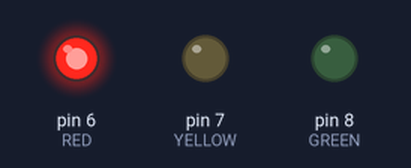
This sketch was run on a simulated Arduino Uno, built with avr-gcc and run on an emulated ATmega328P. On the bench: output pins drawn as LEDs (lit = HIGH).

Above: at 0.15 s.
At 0.75 s:
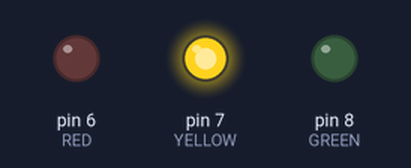
At 1.35 s:
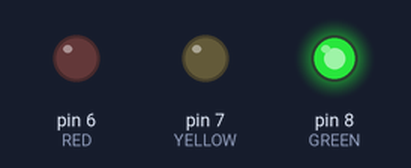
At 3.45 s:
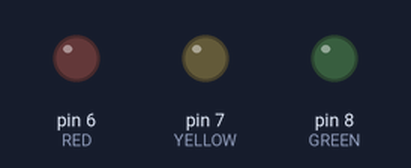
Timing chart, 0 to 4.1 s (numbered marks = the images above):
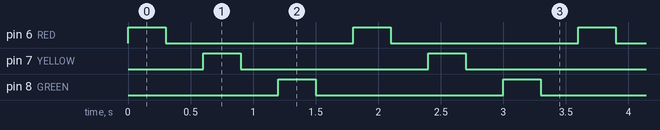

The sketch:

Blinking-LED.ino
```cpp
#define RED 6
#define YELLOW 7
#define GREEN 8

void setup() {
  pinMode(RED, OUTPUT);
  pinMode(YELLOW, OUTPUT);
  pinMode(GREEN, OUTPUT);
}

void loop() {
  digitalWrite(RED, HIGH);
  delay(300); // Wait for 300 millisecond(s)
  digitalWrite(RED, LOW);
  delay(300); // Wait for 300 millisecond(s)
  digitalWrite(YELLOW, HIGH);
  delay(300);
  digitalWrite(YELLOW, LOW);
  delay(300);
  digitalWrite(GREEN, HIGH);
  delay(300);
  digitalWrite(GREEN, LOW);
  delay(300);
}
```

Measured:
- by itself, pin 6 (RED), pin 7 (YELLOW), pin 8 (GREEN): alternates HIGH for 0.30 s and LOW for 1.5 s
- by itself, everything shown: repeats every 1.8 s, in 6 steps
